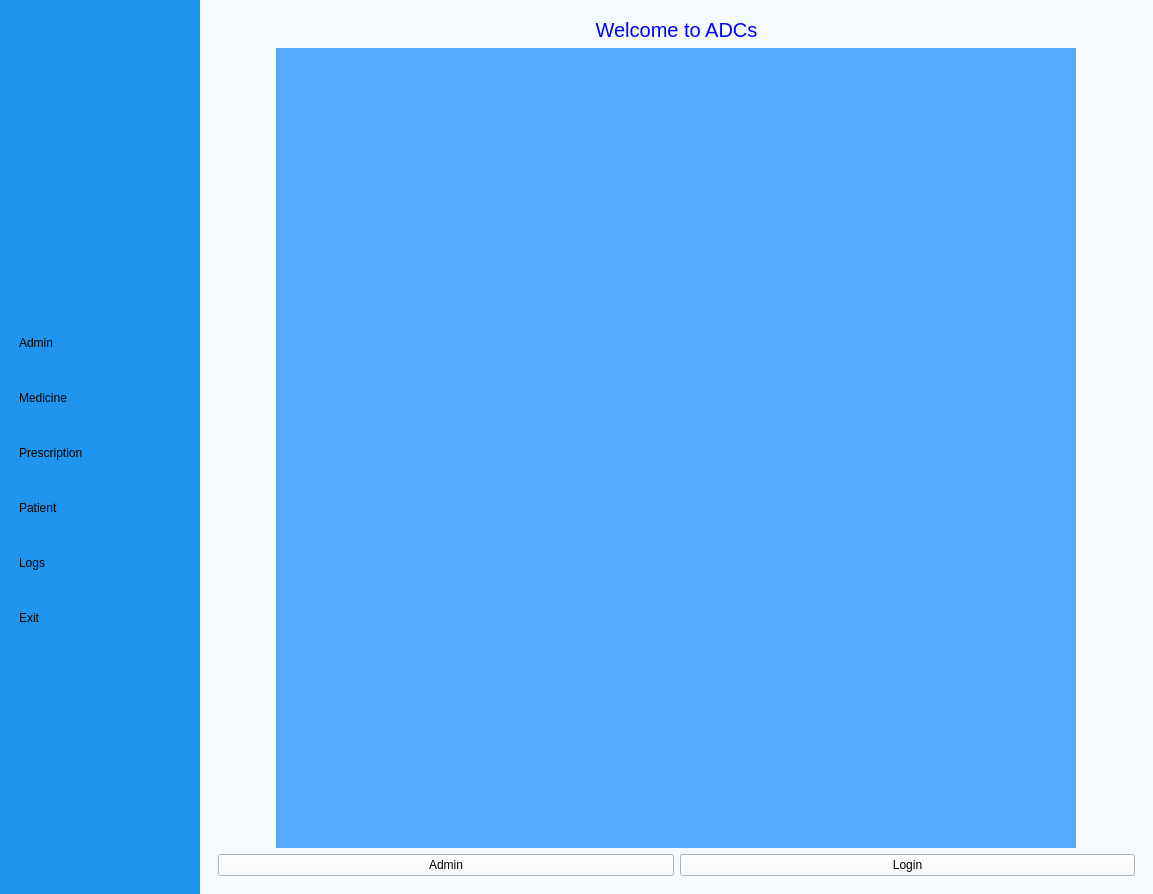
<?xml version="1.0" encoding="UTF-8"?>
<ui version="4.0">
 <class>MainWindow</class>
 <widget class="QMainWindow" name="MainWindow">
  <property name="geometry">
   <rect>
    <x>0</x>
    <y>0</y>
    <width>1153</width>
    <height>875</height>
   </rect>
  </property>
  <property name="windowTitle">
   <string>MainWindow</string>
  </property>
  <property name="styleSheet">
   <string notr="true">background-color: rgb(245, 250, 254);
font: 9pt &quot;Segoe UI&quot;;
color: rgb(0, 0, 0);</string>
  </property>
  <widget class="QWidget" name="centralwidget">
   <layout class="QGridLayout" name="gridLayout">
    <property name="leftMargin">
     <number>0</number>
    </property>
    <property name="topMargin">
     <number>0</number>
    </property>
    <property name="rightMargin">
     <number>0</number>
    </property>
    <property name="bottomMargin">
     <number>0</number>
    </property>
    <property name="spacing">
     <number>0</number>
    </property>
    <item row="0" column="0">
     <layout class="QHBoxLayout" name="horizontalLayout">
      <item alignment="Qt::AlignmentFlag::AlignLeft">
       <widget class="QWidget" name="dashBoard_widget" native="true">
        <property name="minimumSize">
         <size>
          <width>200</width>
          <height>0</height>
         </size>
        </property>
        <property name="styleSheet">
         <string notr="true">QWidget{
	background-color: rgb(31, 149, 239);
}
QPushButton{
	text-align:left;
	height: 40px;
	border: none;
	font: 700 14pt &quot;Segoe UI&quot;;
	padding-left: 10px;
	border-top-left-radius:10px;
	border-bottom-left-radius:10px;
}
QPushButton:checked{
	background-color: rgb(255, 255, 255);
	color:#1F95EF;
}</string>
        </property>
        <layout class="QVBoxLayout" name="verticalLayout_3">
         <property name="rightMargin">
          <number>0</number>
         </property>
         <item>
          <spacer name="verticalSpacer_4">
           <property name="orientation">
            <enum>Qt::Orientation::Vertical</enum>
           </property>
           <property name="sizeHint" stdset="0">
            <size>
             <width>20</width>
             <height>225</height>
            </size>
           </property>
          </spacer>
         </item>
         <item>
          <layout class="QVBoxLayout" name="verticalLayout_2">
           <item>
            <layout class="QHBoxLayout" name="horizontalLayout_2">
             <item>
              <spacer name="horizontalSpacer_3">
               <property name="orientation">
                <enum>Qt::Orientation::Horizontal</enum>
               </property>
               <property name="sizeHint" stdset="0">
                <size>
                 <width>40</width>
                 <height>20</height>
                </size>
               </property>
              </spacer>
             </item>
             <item>
              <widget class="QLabel" name="label">
               <property name="minimumSize">
                <size>
                 <width>60</width>
                 <height>60</height>
                </size>
               </property>
               <property name="maximumSize">
                <size>
                 <width>50</width>
                 <height>50</height>
                </size>
               </property>
               <property name="text">
                <string/>
               </property>
               <property name="pixmap">
                <pixmap resource="../../assets/resources.qrc">:/icons/icons/home.png</pixmap>
               </property>
               <property name="scaledContents">
                <bool>true</bool>
               </property>
              </widget>
             </item>
             <item>
              <spacer name="horizontalSpacer_4">
               <property name="orientation">
                <enum>Qt::Orientation::Horizontal</enum>
               </property>
               <property name="sizeHint" stdset="0">
                <size>
                 <width>40</width>
                 <height>20</height>
                </size>
               </property>
              </spacer>
             </item>
            </layout>
           </item>
          </layout>
         </item>
         <item>
          <layout class="QVBoxLayout" name="verticalLayout">
           <property name="spacing">
            <number>15</number>
           </property>
           <item>
            <widget class="QPushButton" name="pushButton">
             <property name="text">
              <string>Admin</string>
             </property>
             <property name="icon">
              <iconset resource="../../assets/resources.qrc">
               <normaloff>:/icons/icons/admin.png</normaloff>:/icons/icons/admin.png</iconset>
             </property>
             <property name="iconSize">
              <size>
               <width>30</width>
               <height>30</height>
              </size>
             </property>
             <property name="checkable">
              <bool>true</bool>
             </property>
             <property name="autoExclusive">
              <bool>true</bool>
             </property>
             <property name="flat">
              <bool>false</bool>
             </property>
            </widget>
           </item>
           <item>
            <widget class="QPushButton" name="pushButton_2">
             <property name="text">
              <string>Medicine</string>
             </property>
             <property name="icon">
              <iconset resource="../../assets/resources.qrc">
               <normaloff>:/icons/icons/medicine.png</normaloff>:/icons/icons/medicine.png</iconset>
             </property>
             <property name="iconSize">
              <size>
               <width>30</width>
               <height>30</height>
              </size>
             </property>
             <property name="checkable">
              <bool>true</bool>
             </property>
             <property name="autoExclusive">
              <bool>true</bool>
             </property>
            </widget>
           </item>
           <item>
            <widget class="QPushButton" name="pushButton_3">
             <property name="text">
              <string>Prescription</string>
             </property>
             <property name="icon">
              <iconset resource="../../assets/resources.qrc">
               <normaloff>:/icons/icons/prescription.png</normaloff>:/icons/icons/prescription.png</iconset>
             </property>
             <property name="iconSize">
              <size>
               <width>30</width>
               <height>30</height>
              </size>
             </property>
             <property name="checkable">
              <bool>true</bool>
             </property>
             <property name="autoExclusive">
              <bool>true</bool>
             </property>
            </widget>
           </item>
           <item>
            <widget class="QPushButton" name="pushButton_4">
             <property name="text">
              <string>Patient</string>
             </property>
             <property name="icon">
              <iconset resource="../../assets/resources.qrc">
               <normaloff>:/icons/icons/patient.png</normaloff>:/icons/icons/patient.png</iconset>
             </property>
             <property name="iconSize">
              <size>
               <width>30</width>
               <height>30</height>
              </size>
             </property>
             <property name="checkable">
              <bool>true</bool>
             </property>
             <property name="autoExclusive">
              <bool>true</bool>
             </property>
            </widget>
           </item>
           <item>
            <widget class="QPushButton" name="pushButton_6">
             <property name="text">
              <string>Logs</string>
             </property>
             <property name="icon">
              <iconset resource="../../assets/resources.qrc">
               <normaloff>:/icons/icons/log.png</normaloff>:/icons/icons/log.png</iconset>
             </property>
             <property name="iconSize">
              <size>
               <width>30</width>
               <height>30</height>
              </size>
             </property>
             <property name="checkable">
              <bool>true</bool>
             </property>
             <property name="autoExclusive">
              <bool>true</bool>
             </property>
            </widget>
           </item>
           <item>
            <widget class="QPushButton" name="pushButton_5">
             <property name="text">
              <string>Exit</string>
             </property>
             <property name="icon">
              <iconset resource="../../assets/resources.qrc">
               <normaloff>:/icons/icons/exit.png</normaloff>:/icons/icons/exit.png</iconset>
             </property>
             <property name="iconSize">
              <size>
               <width>30</width>
               <height>30</height>
              </size>
             </property>
             <property name="checkable">
              <bool>true</bool>
             </property>
             <property name="autoExclusive">
              <bool>true</bool>
             </property>
            </widget>
           </item>
          </layout>
         </item>
         <item>
          <spacer name="verticalSpacer_2">
           <property name="orientation">
            <enum>Qt::Orientation::Vertical</enum>
           </property>
           <property name="sizeHint" stdset="0">
            <size>
             <width>20</width>
             <height>225</height>
            </size>
           </property>
          </spacer>
         </item>
        </layout>
       </widget>
      </item>
     </layout>
    </item>
    <item row="0" column="1">
     <widget class="QStackedWidget" name="main_stackwidget">
      <widget class="QWidget" name="page">
       <layout class="QGridLayout" name="gridLayout_2">
        <item row="0" column="0">
         <widget class="QWidget" name="authentication_page" native="true">
          <layout class="QVBoxLayout" name="verticalLayout_5">
           <item>
            <layout class="QVBoxLayout" name="verticalLayout_4">
             <item>
              <widget class="QLabel" name="label_2">
               <property name="maximumSize">
                <size>
                 <width>16777215</width>
                 <height>50</height>
                </size>
               </property>
               <property name="font">
                <font>
                 <family>Segoe UI</family>
                 <pointsize>15</pointsize>
                 <italic>false</italic>
                 <bold>false</bold>
                </font>
               </property>
               <property name="styleSheet">
                <string notr="true">font: 15pt &quot;Segoe UI&quot;;
color: rgb(0, 0, 255);</string>
               </property>
               <property name="text">
                <string>Welcome to ADCs</string>
               </property>
               <property name="alignment">
                <set>Qt::AlignmentFlag::AlignCenter</set>
               </property>
              </widget>
             </item>
             <item alignment="Qt::AlignmentFlag::AlignHCenter|Qt::AlignmentFlag::AlignVCenter">
              <widget class="QLabel" name="cameraCaptureLabel">
               <property name="minimumSize">
                <size>
                 <width>800</width>
                 <height>800</height>
                </size>
               </property>
               <property name="maximumSize">
                <size>
                 <width>600</width>
                 <height>600</height>
                </size>
               </property>
               <property name="styleSheet">
                <string notr="true">background-color: rgb(85, 170, 255);</string>
               </property>
               <property name="text">
                <string/>
               </property>
              </widget>
             </item>
            </layout>
           </item>
           <item>
            <layout class="QHBoxLayout" name="horizontalLayout_3">
             <item>
              <widget class="QPushButton" name="adminButton">
               <property name="text">
                <string>Admin</string>
               </property>
              </widget>
             </item>
             <item>
              <widget class="QPushButton" name="loginButton">
               <property name="text">
                <string>Login</string>
               </property>
              </widget>
             </item>
            </layout>
           </item>
          </layout>
         </widget>
        </item>
       </layout>
      </widget>
      <widget class="QWidget" name="page_2"/>
     </widget>
    </item>
   </layout>
  </widget>
 </widget>
 <resources>
  <include location="../../assets/resources.qrc"/>
 </resources>
 <connections/>
</ui>
